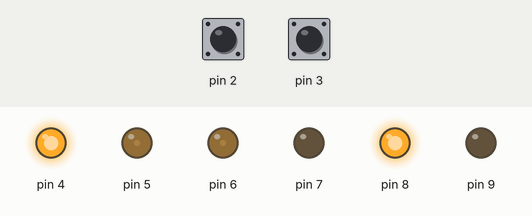
This sketch was run on a simulated Arduino Nano, built with avr-gcc and run on an emulated ATmega328P. Shown: output pins drawn as LEDs (lit = HIGH). The test bench sets the inputs (shaded band); at power-on: pin 2 HIGH, pin 3 HIGH. What the sketch prints to the serial monitor is not drawn.

Above: at 0.05 s.
Timing chart, 0 to 59.9 s (numbered marks = the images above):
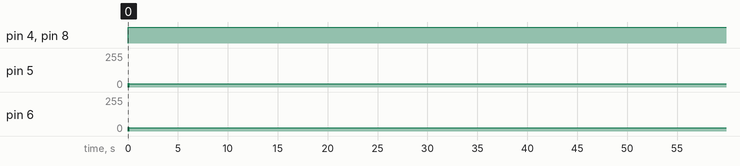

Measured:
- by itself, pin 4, pin 8: LOW → HIGH at 0.02 s
- by itself, pin 5: 0/255 → 24/255 at 0.04 s

The sketch:

Phat_PID_drive_2.ino
```cpp
#include "Encoder.h"
#include "PID.h"
#include "Motor.h"
#include "Velocity.h"

Encoder enc_L;
Encoder enc_R;
int encR_a = 2; //enc interrupt pin
int encR_b = A1; //enc analog pin
int encL_a = 3; //enc interrupt pin
int encL_b = A0; //enc analog pin
float max_pprR = 2488.2; //average pulse from encoder or ppr
float max_pprL = 2470.2; //average pulse from encoder or ppr
int get_position = 1000; //recieve position move from AI with arm
int wheel_circumference = 68.5; //cm

Velocity vel_L;
Velocity vel_R;
float v_set, v_L, v_R;
long currentMillis = 0;
long previousMillis = 0;

Motor motor_L;
Motor motor_R;
int mL_dig1 = 5; //motor pin
int mL_dig2 = 7;
int mL_ang = 4;
int mR_dig1 = 6;
int mR_dig2 = 9;
int mR_ang = 8;

PID pid_L;
PID pid_R;
float kp = 1.8;
float ki = 0.01;//0.01
float kd = 10;
float er_L, er_R, er_L_prev, er_R_prev;

void encL_return()
{
  enc_L.pulse_a_change(); //attachInterrupt need to use fuction
}
void encR_return()
{
  enc_R.pulse_a_change(); //attachInterrupt need to use fuction
}

void setup()
{
  Serial.begin(115200);
  enc_L.init(encL_a, encL_b, max_pprL, wheel_circumference);
  enc_R.init(encR_a, encR_b, max_pprR, wheel_circumference);

  motor_L.init(mL_dig1, mL_dig2, mL_ang);
  motor_R.init(mR_dig1, mR_dig2, mR_ang);

  pid_L.init(kp, ki, kd);
  pid_R.init(kp, ki, kd);

  attachInterrupt(digitalPinToInterrupt(enc_L.enc_a), encL_return, CHANGE);
  //attachInterrupt(digitalPinToInterrupt(enc_L.enc_b), enc_L.pulse_b_change(), CHANGE); //Arduino nano can in terrupt 2,3
  attachInterrupt(digitalPinToInterrupt(enc_R.enc_a), encR_return, CHANGE);
  // attachInterrupt(digitalPinToInterrupt(enc_R.enc_b), enc_R.pulse_b_change(), CHANGE); //Arduino nano can in terrupt 2,3
}

void loop()
{
  currentMillis = millis();
  v_set = (get_position) / 3;
  if (v_set >= 10)
  {
    v_set = 10;
  }
  int deltaT = currentMillis - previousMillis;
  //Serial.println(previousMillis);
  float readL = enc_L.cal_cm() * (-1);
  float readR = enc_R.cal_cm();
  v_L = vel_L.cal_vel(readL, deltaT);
  v_R = vel_R.cal_vel(readR, deltaT);
  delay(20);
  er_L = v_set - v_L;
  er_R = v_set - v_R;

  float debt_R = (er_R - pid_R.error_prev) / deltaT;
  float eintegral_R = eintegral_R + (er_R * deltaT);
  float uR = (kp * er_R) + (ki * eintegral_R) + (kd * debt_R);

  float debt_L= (er_L - pid_L.error_prev) / deltaT;
  float eintegral_L = eintegral_L + (er_L * deltaT);
  float uL = (kp * er_L) + (ki * eintegral_L) + (kd * debt_L);

  float vL_pid = pid_L.cal_pid(er_L, er_L_prev, deltaT, eintegral_L);
  float vR_pid = pid_R.cal_pid(er_R, er_R_prev, deltaT, eintegral_R);
  er_L_prev = er_L;
  er_R_prev = er_R;

  Serial.print(v_set);
  Serial.print(" ");
  Serial.print(v_L);
  Serial.print(" ");
  Serial.println(v_R);

  //  Serial.print("Vel Left :: ");
  //  Serial.print(v_set);
  //  Serial.print("Vel Left :: ");
  //  Serial.print(v_R);
  //Serial.print("\t\t");
  //  Serial.print("Vel Right :: ");
  //  Serial.print(eintegral);
  //  Serial.print("\t\t cm_Left :: ");
  //  Serial.print(debt);
  //  Serial.print("\t\t cm_Right :: ");
  //  Serial.println(u);
  //  Serial.print("\t\t pwm :: ");
  //  Serial.println(motor_R.cal_pwm_R(u));

  previousMillis = currentMillis;
  motor_R.rotate(0, 1, motor_R.cal_pwm_R(uR));
  motor_L.rotate(0, 1, motor_L.cal_pwm_L(uL));
  /*if (get_position >= readL || get_position >= readR) //move forward//move forward
    {
    motor_L.rotate(1, 0, motor_L.cal_pwm_L(vL_pid));
    motor_R.rotate(1, 0, motor_R.cal_pwm_R(vR_pid));
    if (get_position <= readL || get_position <= readR)
    {
      motor_L.rotate(0, 0, 0);
      motor_R.rotate(0, 0, 0);
    }
    }
    if (get_positio
    n <= readL || get_position <= readR)//move backward
    {
    motor_L.rotate(0, 1, motor_L.cal_pwm_L(vL_pid));
    motor_R.rotate(0, 1, motor_R.cal_pwm_R(vR_pid));
    //    if (get_position >= readL || get_position >= readR) //move forward//move forward
    //    {
    //      motor_L.rotate(0, 0, 0);
    //      motor_R.rotate(0, 0, 0);
    //    }
    }
    else
    {
    motor_L.rotate(0, 0, 0);
    motor_R.rotate(0, 0, 0);
    }*/
}
```

Encoder.h
```cpp
class Encoder
{
  private:
  public:
    void init(int enca_IN, int encb_IN, int MaxTick, float wheel_circumference_set);
    int enc_a, enc_b;
    void pulse_a_change();
    //void pulse_b_change();
    volatile long pulse = 0;
    float cal_cm();
    float ppr; // ppr
    float wheel_circumference;
};

void Encoder::init(int enca_IN, int encb_IN, int MaxTick, float wheel_circumference_set)
{
  this->enc_a = enca_IN;
  this->enc_b = encb_IN;
  ppr = MaxTick;
  wheel_circumference = wheel_circumference_set;

  pinMode(enc_a, INPUT_PULLUP); //change analog pin to digital input
  pinMode(enc_b, INPUT_PULLUP); //change analog pin to digital input
}

void Encoder::pulse_a_change()
{
  if (digitalRead(this->enc_b) == 0)
  {
    if (digitalRead(this->enc_a) == 0)
    {
      this->pulse--; //moving forward
    }
    else
    {
      this->pulse++; //moving reverse
    }
  }
  else
  {
    if (digitalRead(enc_a) == 0)
    {
      this->pulse++;
    }
    else
    {
      this->pulse--;
    }
  }
}
/*void Encoder::pulse_b_change()
  {
    if (digitalRead(this->enc_a) == 0)
    {
        if(digitalRead(this->enc_b) == 0)
        {
            this->pulse++; //moving forward
        }
        else
        {
            this->pulse--; //moving reverse
        }
    }
    else
    {
        if(digitalRead(enc_b) == 0)
        {
            this->pulse--;
        }
        else
        {
            this->pulse++;
        }
    }
  }*/

float Encoder::cal_cm()
{
  // change tick to cm
  return ((wheel_circumference / ppr) * this->pulse);
}
```

Motor.h
```cpp
class Motor
{
  private:
    int en, in1, in2;
    int d1, d2, pwm_out;
    float v_pid_L, v_pid_R;
  public:
    Motor();
    void init(int enIn, int in1In, int in2In);
    void rotate(int dig_in1, int dig_in2, int pwm_IN);
    float cal_pwm_L(float vel_pid_L);
    float pwm_L = 0;
    float cal_pwm_R(float vel_pid_R);
    float pwm_R = 0;
};

Motor::Motor() {}

void Motor::init(int enIn, int in1In, int in2In)
{
  en = enIn;
  in1 = in1In;
  in2 = in2In;

  pinMode(en, OUTPUT);
  pinMode(in1, OUTPUT);
  pinMode(in2, OUTPUT);

  rotate(0, 0, 0);
}

void Motor::rotate(int dig_in1, int dig_in2, int pwm_IN)
{
  d1 = dig_in1;
  d2 = dig_in2;
  pwm_out = pwm_IN;
  digitalWrite(in1, d1);
  digitalWrite(in2, d2);
  analogWrite(en, pwm_out);

}

float Motor::cal_pwm_L(float vel_pid_L)
{
  v_pid_L = vel_pid_L;
  pwm_L = ((0.0001 * v_pid_L * v_pid_L * v_pid_L) - (0.0064 * v_pid_L * v_pid_L) + (1.0741 * v_pid_L) + 4.8535); //wheel L
  return (pwm_L); // return pwm
}
float Motor::cal_pwm_R(float vel_pid_R)
{
  v_pid_R = vel_pid_R;
  pwm_R = ((0.0001 * v_pid_R * v_pid_R * v_pid_R) - (0.0106 * v_pid_R * v_pid_R) + (1.1394 * v_pid_R) + 4.4654); //wheel R
  return (pwm_R); // return pwm
}
```

PID.h
```cpp
class PID
{
  private:
    long d_T;
    float kp, ki, kd;

  public:
    void init(float kp_set, float ki_set, float kd_set);
    float cal_pid(float error_v_IN, float error_prev_IN, int deltaT, float eintegral_IN);
    float u;
    float error_v, eintegral, error_prev, dedt;
};

void PID::init(float kp_set, float ki_set, float kd_set)
{
  kp = kp_set;
  ki = ki_set;
  kd = kd_set;
}

float PID::cal_pid(float error_v_IN, float error_prev_IN, int deltaT, float eintegral_IN)
{
  d_T = deltaT;
  // error
  error_v = error_v_IN;
  error_prev = error_prev_IN;
  //derivative term
  dedt = (error_v - error_prev) / d_T;
  // integral term
  eintegral = eintegral_IN;//eintegral + (error_v * d_T);
  // compute control signal
  u = kp * error_v + ki * eintegral + kd * dedt;
  //control motor
  return (u);
}
```

Velocity.h
```cpp
class Velocity
{
  private:
  public:
    float cal_vel(float cm_IN, int current_time);
    float cm;
    int time_in;
    float current_cm = 0;
    float previous_cm = 0;
    float deltaCM;
};

float Velocity::cal_vel(float cm_IN, int current_time)
{
  current_cm = cm_IN;
  time_in = current_time;
  deltaCM = current_cm - previous_cm;
  /*vel = ((deltaCM * 1000) / time_in);
  if (vel < 0)
  {

  }*/
  previous_cm = current_cm;
  return ((deltaCM * 1000) / time_in);
}
```
